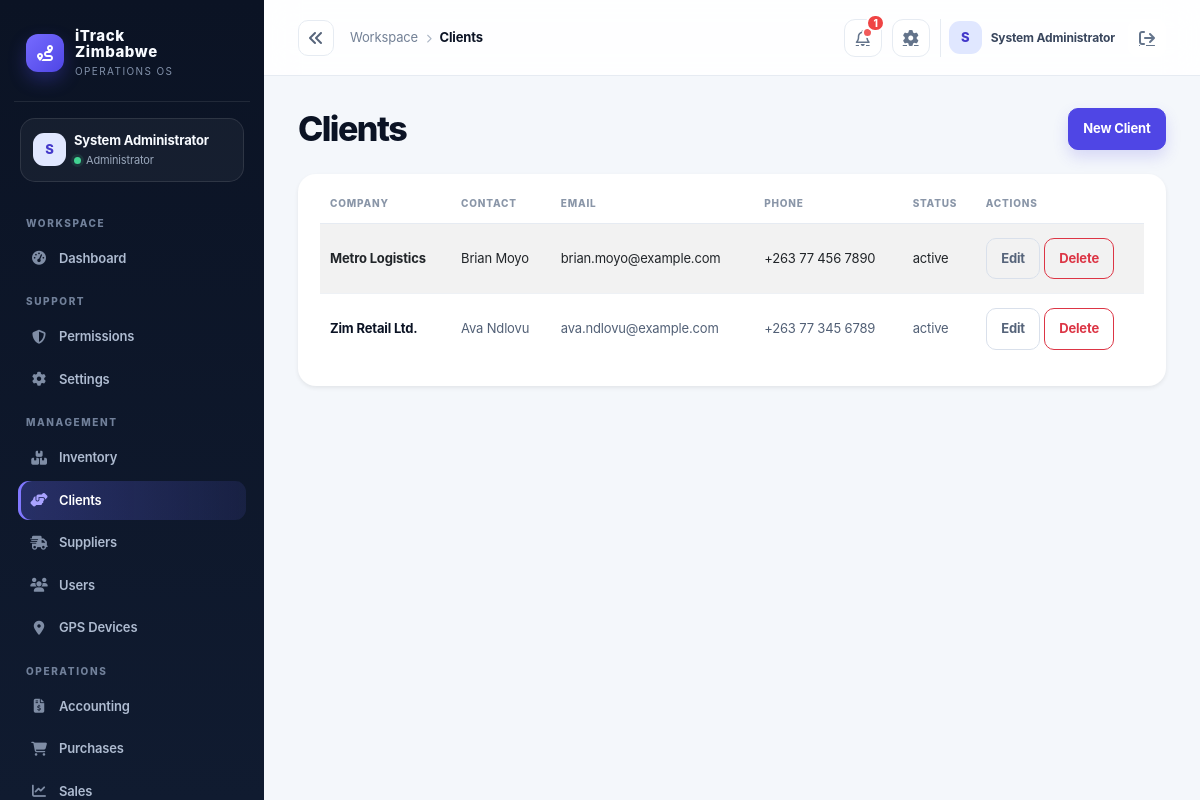
/index.php?controller=clients (signed in), run on the app's committed database.
### tables this page shows
CREATE TABLE IF NOT EXISTS clients (
  id INT AUTO_INCREMENT PRIMARY KEY,
  company_name VARCHAR(150) NOT NULL,
  contact_name VARCHAR(150),
  email VARCHAR(150),
  phone VARCHAR(50),
  address TEXT,
  status VARCHAR(20) NOT NULL DEFAULT 'active',
  created_at TIMESTAMP DEFAULT CURRENT_TIMESTAMP
);

### app/controllers/ClientController.php (called while the page is built, shortened)
<?php
class ClientController extends Controller
{
    private Client $clientModel;
    public function __construct()
    {
        $this->clientModel = new Client();
    }
    public function index(): void
    {
        $this->view('clients/index', [
            'title' => 'Clients',
            'clients' => $this->clientModel->all(),
        ]);
    }
}

### public/index.php (called while the page is built, shortened)
<?php
$uri = $_SERVER['REQUEST_URI'] ?? '/';
$controllerKey = $_GET['controller'] ?? null;
$actionKey = $_GET['action'] ?? null;
$route = $controllerKey ? [
    'controller' => ucfirst($controllerKey) . 'Controller',
    'action' => $actionKey ?? 'index',
] : Router::route($uri);
$actionName = $route['action'];
$controller = new $controllerName();
$controller->$actionName();

### app/core/Model.php (called while the page is built, shortened)
<?php
require_once dirname(__DIR__) . '/config/database.php';
abstract class Model
{
    protected PDO $db;
    public function __construct()
    {
        $this->db = Database::getInstance();
    }
    protected function fetchOne(string $sql, array $params = []): ?array
    {
        $stmt = $this->db->prepare($sql);
        $stmt->execute($params);
        $row = $stmt->fetch();
        return $row === false ? null : $row;
    }
    protected function fetchAll(string $sql, array $params = []): array
    {
        $stmt = $this->db->prepare($sql);
        $stmt->execute($params);
        return $stmt->fetchAll();
    }
    protected function execute(string $sql, array $params = []): int
    {
        $stmt = $this->db->prepare($sql);
        $stmt->execute($params);
        return $stmt->rowCount();
    }
}

### app/config/env.php (called while the page is built, shortened)
<?php
function loadEnv(): array
{
    static $loaded = null;
    if ($loaded !== null) {
        return $loaded;
    }
    $loaded = [];
    $envPath = dirname(__DIR__, 2) . '/.env';
    if (!is_readable($envPath)) {
        return $loaded;
    }
    return $loaded;
}
function env(string $key, $default = null)
{
    $vars = loadEnv();
    $value = getenv($key);
    return $value !== false ? $value : $default;
}

### app/config/app.php (called while the page is built)
<?php
require_once __DIR__ . '/env.php';
return [
    'app_name' => env('APP_NAME', 'iTrack Zimbabwe'),
    'environment' => strtolower((string) env('APP_ENV', 'development')),
    'db_driver' => strtolower((string) env('DB_DRIVER', 'auto')),
    'db_sqlite_path' => (string) env('DB_SQLITE_PATH', dirname(__DIR__, 2) . '/storage/itrack.sqlite'),
    'allow_registration' => filter_var(env('APP_ALLOW_REGISTRATION', !in_array(strtolower((string) env('APP_ENV', 'development')), ['prod', 'production'], true)), FILTER_VALIDATE_BOOLEAN),
    'session_secure' => filter_var(env('APP_SESSION_SECURE', false), FILTER_VALIDATE_BOOLEAN),
    'mail_from' => env('MAIL_FROM', 'no-reply@localhost'),
    'public_url' => rtrim((string) env('APP_PUBLIC_URL', ''), '/'),
    'debug' => filter_var(env('APP_DEBUG', false), FILTER_VALIDATE_BOOLEAN),
    'base_url' => env('APP_BASE_URL', '/itrack-zimbabwe'),
    'db' => [
        'host' => env('DB_HOST', '127.0.0.1'),
        'port' => env('DB_PORT', '3306'),
        'name' => env('DB_NAME', 'itrack_zimbabwe'),
        'user' => env('DB_USER', 'root'),
        'pass' => env('DB_PASS', ''),
    ],
    'session_name' => env('SESSION_NAME', 'itrack_session'),
    'csrf_token_name' => env('CSRF_TOKEN_NAME', 'csrf_token'),
    'upload_dir' => env('UPLOAD_DIR', dirname(__DIR__, 1) . '/uploads'),
    'openrouter_api_key' => env('OPENROUTER_API_KEY', ''),
    'openrouter_model' => env('OPENROUTER_MODEL', 'openrouter/free'),
];

### app/config/database.php (called while the page is built, shortened)
<?php
require_once dirname(__DIR__) . '/config/app.php';
class Database
{
    private static ?PDO $instance = null;
    public static function getInstance(): PDO
    {
        if (self::$instance === null) {
            $config = require dirname(__DIR__) . '/config/app.php';
            $mysqlEnabled = extension_loaded('pdo_mysql');
            if ($config['db_driver'] === 'sqlite') {
                self::$instance = self::createSqliteInstance($config);
            } elseif ($config['db_driver'] === 'mysql' || ($config['db_driver'] === 'auto' && $mysqlEnabled)) {
                try {
                    $dsn = sprintf('mysql:host=%s;port=%s;dbname=%s;charset=utf8mb4', $config['db']['host'], $config['db']['port'], $config['db']['name']);
                    self::$instance = new PDO($dsn, $config['db']['user'], $config['db']['pass'], [
                        PDO::ATTR_ERRMODE => PDO::ERRMODE_EXCEPTION,
                        PDO::ATTR_DEFAULT_FETCH_MODE => PDO::FETCH_ASSOC,
                        PDO::ATTR_EMULATE_PREPARES => false,
                    ]);
                } catch (PDOException $exception) {
                    if ($config['environment'] === 'production' || $config['db_driver'] === 'mysql') {
                        throw new RuntimeException('Unable to connect to the configured MySQL database.', 0, $exception);
                    }
                    self::$instance = self::createSqliteInstance($config);
                }
            } else {
                if ($config['environment'] === 'production' && $config['db_driver'] !== 'sqlite') {
                    throw new RuntimeException('Production requires DB_DRIVER=mysql or an explicit DB_DRIVER=sqlite configuration.');
                }
                self::$instance = self::createSqliteInstance($config);
            }
        }
        return self::$instance;
    }
}

### app/models/Client.php (called while the page is built, shortened)
<?php
require_once dirname(__DIR__) . '/core/Model.php';
class Client extends Model
{
    public function all(): array
    {
        return $this->fetchAll('SELECT * FROM clients ORDER BY company_name ASC');
    }
}

### app/helpers/auth.php (called while the page is built, shortened)
<?php
function currentUser(): ?array
{
    return $_SESSION['user'] ?? null;
}

### app/models/Notification.php (called while the page is built, shortened)
<?php
require_once dirname(__DIR__) . '/core/Model.php';
class Notification extends Model
{
    public function unreadCount(?int $userId = null): int
    {
        $sql = 'SELECT COUNT(*) AS total FROM notifications WHERE is_read = 0';
        $params = [];
        if ($userId !== null) {
            $sql .= ' AND user_id = :user_id';
            $params[':user_id'] = $userId;
        }
        return (int) ($this->fetchOne($sql, $params)['total'] ?? 0);
    }
}

### app/views/clients/index.php (the view, shortened to what this page needs)
<div class="d-flex justify-content-between align-items-center mb-4">
    <h2 class="h4 mb-0">Clients</h2>
    <a class="btn btn-primary" href="/index.php?controller=client&action=create">New Client</a>
</div>
<div class="card shadow-sm border-0">
    <div class="card-body">
        <div class="table-responsive">
            <table class="table table-striped align-middle">
                <thead>
                    <tr>
                        <th>Company</th>
                        <th>Contact</th>
                        <th>Email</th>
                        <th>Phone</th>
                        <th>Status</th>
                        <th>Actions</th>
                    </tr>
                </thead>
                <tbody>
                    <?php foreach ($clients as $client): ?>
                        <tr>
                            <td><?= htmlspecialchars($client['company_name'] ?? '') ?></td>
                            <td><?= htmlspecialchars($client['contact_name'] ?? '') ?></td>
                            <td><?= htmlspecialchars($client['email'] ?? '') ?></td>
                            <td><?= htmlspecialchars($client['phone'] ?? '') ?></td>
                            <td><?= htmlspecialchars($client['status'] ?? '') ?></td>
                            <td>
                                <a class="btn btn-sm btn-outline-secondary" href="/index.php?controller=client&action=edit&id=<?= (int) ($client['id'] ?? 0) ?>">Edit</a>
                                <a class="btn btn-sm btn-outline-danger" href="/index.php?controller=client&action=delete&id=<?= (int) ($client['id'] ?? 0) ?>" onclick="return confirm('Delete this client?')">Delete</a>
                            </td>
                        </tr>
                    <?php endforeach; ?>
                </tbody>
            </table>
        </div>
    </div>
</div>

### app/views/layouts/partials/header.php (shortened to what this page needs)
<?php
$headerUser = currentUser() ?? [];
$headerName = $headerUser['name'] ?? 'User';
$headerInitial = strtoupper(substr((string)$headerName, 0, 1));
$headerController = strtolower($_GET['controller'] ?? 'dashboard');
$headerLabels = ['dashboard'=>'Overview','inventory'=>'Inventory','clients'=>'Clients','supplier'=>'Suppliers','users'=>'Users','gps'=>'GPS Devices','accounting'=>'Accounting','purchases'=>'Purchases','sales'=>'Sales','requisition'=>'Requisitions','reports'=>'Reports','notification'=>'Notifications','settings'=>'Settings'];
$headerSection = basename($_SERVER['SCRIPT_NAME'] ?? '') === 'dashboard.php' ? 'Overview' : ($headerLabels[$headerController] ?? ucfirst($headerController));
$headerNotificationCount = 0;
$currentUserId = (int) ($headerUser['id'] ?? 0);
if ($currentUserId > 0) {
    $headerNotificationCount = (new Notification())->unreadCount($currentUserId);
}
?>
<header class="topbar">
    <button class="sidebar-collapse-toggle" type="button" aria-label="Collapse sidebar" aria-expanded="true" title="Collapse sidebar"><i class="fa-solid fa-angles-left"></i></button>
    <div class="crumb"><span class="d-none d-sm-inline">Workspace</span><i class="fa-solid fa-chevron-right mx-2" style="font-size:9px;color:#aab4c4"></i><strong><?= htmlspecialchars($headerSection) ?></strong></div>
    <div class="top-actions">
        <a class="icon-button" href="/index.php?controller=notification" aria-label="Notifications" data-notification-link>
            <i class="fa-regular fa-bell"></i>
            <span class="notification-badge" data-notification-badge<?= $headerNotificationCount > 0 ? '' : ' hidden' ?>></span>
            <span class="notification-count" data-notification-count<?= $headerNotificationCount > 0 ? '' : ' hidden' ?>><?= $headerNotificationCount > 0 ? htmlspecialchars((string) $headerNotificationCount, ENT_QUOTES, 'UTF-8') : '' ?></span>
        </a>
        <a class="icon-button d-none d-sm-grid" href="/index.php?controller=settings" aria-label="Settings"><i class="fa-solid fa-gear"></i></a>
        <div class="user-pill"><div class="avatar"><?= htmlspecialchars($headerInitial) ?></div><span><?= htmlspecialchars($headerName) ?></span><a class="icon-button border-0 ms-1" href="/logout.php" aria-label="Sign out"><i class="fa-solid fa-arrow-right-from-bracket"></i></a></div>
    </div>
</header>

### app/views/layouts/main.php (style rules this page uses)
:root { --ink:#0b1324; --ink-2:#111d33; --muted:#738096; --line:#e6ebf2; --canvas:#f4f7fb; --card:#fff; --brand:#4f46e5; --brand-2:#6d5dfc; --mint:#13b981; --amber:#f59e0b; --danger:#e25555; --shadow:0 16px 40px rgba(15,23,42,.06); }
* { box-sizing:border-box; }
body { background:var(--canvas); color:var(--ink); margin:0; font-family:Inter,ui-sans-serif,system-ui,-apple-system,"Segoe UI",sans-serif; letter-spacing:-.01em; }
a { color:inherit; }
.sidebar-collapse-toggle { width:36px;height:36px;display:grid;place-items:center;border:1px solid var(--line);border-radius:10px;background:#fff;color:#56647a; }
.avatar { width:33px; height:33px; border-radius:11px; background:#e0e7ff; color:#4338ca; display:grid; place-items:center; font-weight:800; font-size:13px; }
.topbar { height:76px; display:flex; align-items:center; gap:16px; padding:0 34px; background:rgba(255,255,255,.88); border-bottom:1px solid var(--line); backdrop-filter:blur(16px); position:sticky; top:0; z-index:10; }
.crumb { font-size:13px; color:var(--muted); }
.crumb strong { color:var(--ink); font-weight:750; }
.top-actions { margin-left:auto; display:flex; align-items:center; gap:10px; }
.icon-button { width:38px; height:38px; display:grid; place-items:center; color:#64748b; border:1px solid var(--line); background:#fff; border-radius:11px; position:relative; }
.notification-badge { position:absolute; width:7px; height:7px; background:#f15b5b; border-radius:50%; right:8px; top:7px; border:2px solid #fff; box-sizing:content-box; }
.notification-count { position:absolute; min-width:18px; height:18px; padding:0 5px; display:grid; place-items:center; border-radius:999px; background:#ef4444; color:#fff; font-size:10px; font-weight:800; right:-4px; top:-6px; border:2px solid #fff; }
.user-pill { display:flex; align-items:center; gap:9px; padding-left:8px; border-left:1px solid var(--line); }
.user-pill span { font-size:12px; font-weight:700; color:#39465d; }
main h2.h4 { font-size:clamp(25px,3vw,34px); font-weight:800; letter-spacing:-.045em; line-height:1.1; }
main > .d-flex.justify-content-between { margin-bottom:24px !important; }
.card { border:1px solid var(--line); border-radius:18px; background:var(--card); box-shadow:var(--shadow); }
.card .card-body { padding:22px; }
.btn { border-radius:10px; font-weight:700; font-size:13px; padding:.63rem .9rem; }
.btn-primary { background:var(--brand); border-color:var(--brand); box-shadow:0 7px 15px rgba(79,70,229,.18); }
.table { margin:0; font-size:13px; }
.table thead th { color:#8a96a8; border-bottom:1px solid var(--line); text-transform:uppercase; letter-spacing:.08em; font-size:10px; font-weight:800; padding:0 10px 12px; white-space:nowrap; }
.table tbody td { padding:14px 10px; border-color:#eef1f5; color:#526076; vertical-align:middle; }
.table tbody tr:last-child td { border-bottom:0; }
.table tbody td:first-child { color:var(--ink); font-weight:750; }
.table-striped>tbody>tr:nth-of-type(odd)>* { --bs-table-accent-bg:#fafbfe; color:inherit; }
.table-responsive { border-radius:12px; }
.btn-outline-secondary { color:#56647a; border-color:#d9e0eb; }

### data on the page
clients: id "1", company_name "Zim Retail Ltd.", contact_name "Ava Ndlovu", email "ava.ndlovu@example.com", phone "+263 77 345 6789", status "active"
clients: company_name "Metro Logistics", contact_name "Brian Moyo", email "brian.moyo@example.com", phone "+263 77 456 7890", status "active"

### other printed values
$initials "S"
$user['name'] "System Administrator"
$role "Administrator"
$group "WORKSPACE"
$item['label'] "Dashboard"
$group "SUPPORT"
$item['label'] "Permissions"
$item['label'] "Settings"
$group "MANAGEMENT"
$item['label'] "Inventory"
$item['label'] "Clients"
$item['label'] "Suppliers"
$item['label'] "Users"
$item['label'] "GPS Devices"
$group "OPERATIONS"
